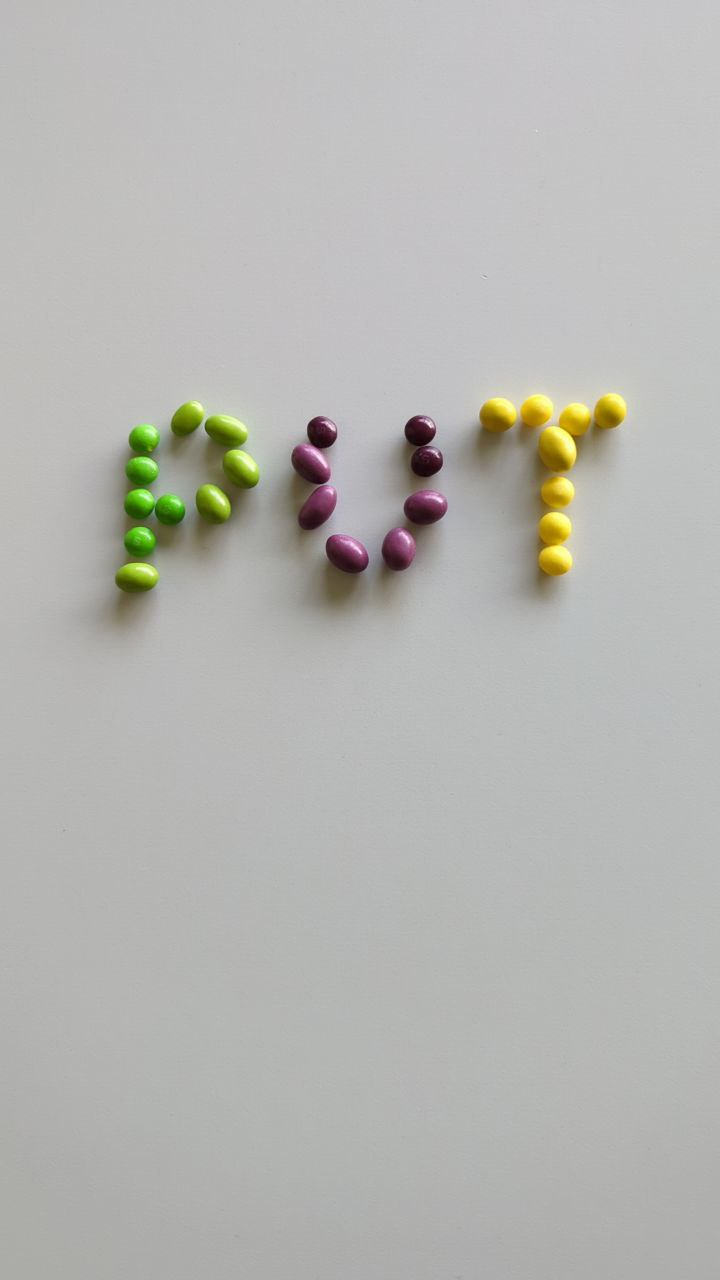
#> input picture data/00.jpg, 720 x 1280 px
$ python test.py   (older library calls are emulated)
#> lines starting #> are read from the running program, lines starting #| are printed output that depends on the picture
from pathlib import Path
from typing import Dict

import click
import cv2
import numpy as np
from tqdm import tqdm


def saturate_image(img, alpha, beta, gamma):
    new_image = cv2.convertScaleAbs(img, alpha=alpha, beta=beta)
    #gamma correction of the oversaturated regions:
    lookUpTable = np.empty((1,256), np.uint8)
    for i in range(256):
        lookUpTable[0, i] = np.clip(pow(i/255.0, gamma) * 255.0, 0, 255)
    res = cv2.LUT(new_image, lookUpTable)
    return res


def threshold(img, value, mode):
    _, thresh1 = cv2.threshold(img, value, 255, mode)
    return thresh1


def remove_shadows(img):
    dilated = cv2.dilate(img, np.ones((9,9), np.uint8))
    bg = cv2.medianBlur(dilated, 21)
    diff = 255 - cv2.absdiff(img, bg)
    norm = cv2.normalize(diff, None, alpha=0, beta=255, norm_type=cv2.NORM_MINMAX, dtype=cv2.CV_8UC1)
    return norm


def saturation_test(imgpath):
#> called with imgpath = 'data/00.jpg'
    def empty_callback(value):
        pass

    image = cv2.imread(imgpath)
#> image is the input picture: shape (1280, 720, 3); mean B, G, R 178.2, 181.9, 181.8
    if image is None:
        print('Could not open or find the image: ', imgpath)
        exit(0)
    resize_percent = 0.3
    width = int(image.shape[1] * resize_percent)
#> width = 216
    height = int(image.shape[0] * resize_percent)
#> height = 384
    image = cv2.resize(image, (width, height), interpolation = cv2.INTER_NEAREST)
#> image: shape (384, 216, 3)
    cv2.namedWindow('image1')
    cv2.createTrackbar('alpha', 'image1', 1, 30, empty_callback)
    cv2.createTrackbar('beta', 'image1', 0, 100, empty_callback)
    cv2.createTrackbar('gamma', 'image1', 0, 250, empty_callback)

    while True:
        alpha = cv2.getTrackbarPos('alpha', 'image1') / 10
        beta = cv2.getTrackbarPos('beta', 'image1')
        gamma = cv2.getTrackbarPos('gamma', 'image1') /10

        cv2.imshow('image1', saturate_image(image, alpha, beta, gamma))
#> in saturate_image, `new_image = cv2.convertScaleAbs(img, alpha=alpha, beta=beta)`:
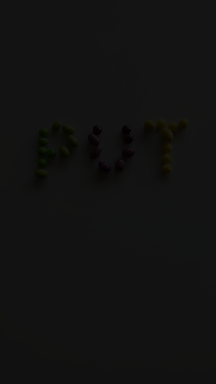
#> new_image: shape (384, 216, 3); mean B, G, R 17.9, 18.2, 18.2
#> in saturate_image, `res = cv2.LUT(new_image, lookUpTable)`: res: shape (384, 216, 3); every value is 255

        key_code = cv2.waitKey(10)
#> (key Esc is pressed here)
        if key_code == 27:
            thresholding_test('', saturate_image(image, alpha, beta, gamma))


def thresholding_test(imgpath, picture=np.array([])):
#> called with imgpath = ''
    def empty_callback(value):
        pass

    if picture.any() != 0:
        img = cv2.cvtColor(picture, cv2.COLOR_BGR2GRAY)
#> img: shape (384, 216); every value is 255
    else:
        img = cv2.imread(imgpath, 0)
        if img is None:
            print('Could not open or find the image: ', imgpath)
            exit(0)
    cv2.namedWindow('image')

    cv2.createTrackbar('Threshold', 'image', 0, 255, empty_callback)
    cv2.createTrackbar('Tryb', 'image', 0, 4, empty_callback)

    while True:
        trsh = cv2.getTrackbarPos('Threshold', 'image')
        mode = cv2.getTrackbarPos('Tryb', 'image')
        if mode == 0:
            tryb_progowania = cv2.THRESH_BINARY
        elif mode == 1:
            tryb_progowania = cv2.THRESH_BINARY_INV
        elif mode == 2:
            tryb_progowania = cv2.THRESH_TRUNC
        elif mode == 3:
            tryb_progowania = cv2.THRESH_TOZERO
        elif mode == 4:
            tryb_progowania = cv2.THRESH_TOZERO_INV

        image = threshold(img, trsh, tryb_progowania)
        cv2.imshow("image", image)
        key_code = cv2.waitKey(10)
#> (key Esc is pressed here)
        if key_code == 27:
            cv2.imshow('new window', remove_shadows(threshold(img, trsh, tryb_progowania)))
#> in remove_shadows, `norm = cv2.normalize(diff, None, alpha=0, beta=255, norm_type=cv2.NORM..`: norm: shape (384, 216); every value is 0


if __name__ == '__main__':
    saturation_test("data/00.jpg")
    # thresholding_test("data/00.jpg")
